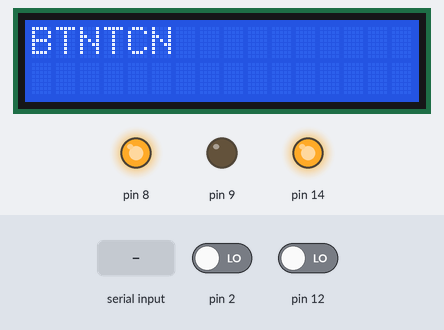
This sketch was run on a simulated Arduino Uno, built with avr-gcc and run on an emulated ATmega328P. Shown: 16×2 character LCD, output pins drawn as LEDs (lit = HIGH). The inputs (shaded band) are chosen by the test bench; at power-on: pin 2 LOW, pin 12 LOW.

Above: at 1.2 s.
1.3 s: pin 2 driven HIGH
At 3.0 s:
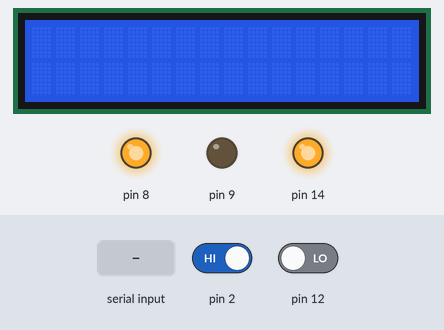
3.3 s: "F" received over Serial
At 3.47 s:
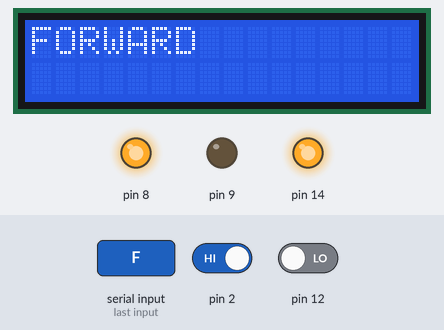
5.1 s: "B" received over Serial
At 5.24 s:
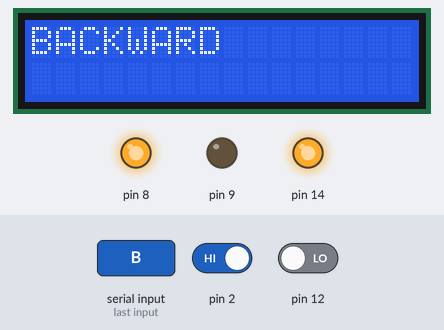
6.8 s: "L" received over Serial
At 7.0 s:
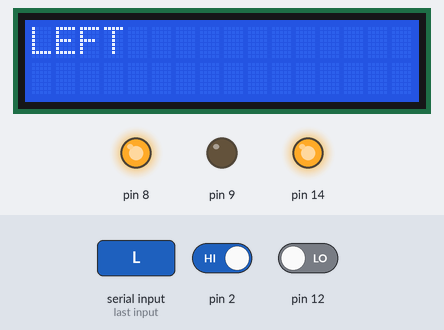
8.6 s: "R" received over Serial
At 8.77 s:
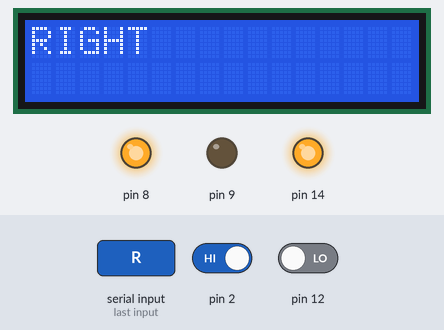
10.4 s: "S" received over Serial
At 10.54 s:
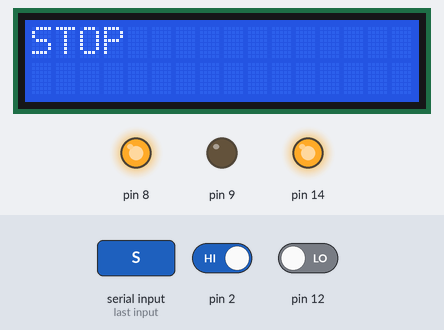
Timing chart, 0 to 13.1 s (numbered marks = the images above; inputs shaded):
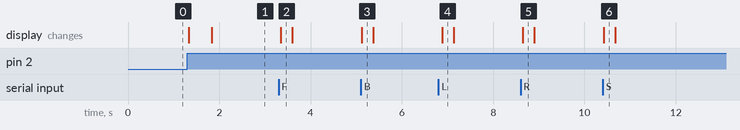

Measured:
- after the input at 1.3 s, the display: first changes at once (image 1 shows a later state)
- after the input at 3.3 s, the display: changes after 0.05 s (image 2)
- after the input at 5.1 s, the display: changes at once (image 3)
- after the input at 6.8 s, the display: changes after 0.08 s (image 4)
- after the input at 8.6 s, the display: changes after 0.05 s (image 5)
- after the input at 10.4 s, the display: changes at once (image 6)

The sketch:

gyroaccerx.ino
```cpp
// include the library code:
#include <LiquidCrystal.h>
#include<SoftwareSerial.h>
SoftwareSerial seriall (10, 11); //rx,tx

// initialize the library by associating any needed LCD interface pin
// with the arduino pin number it is connected to
const int rs = 53, en = 51, d4 = 49, d5 = 47, d6 = 45, d7 = 43;

LiquidCrystal lcd(rs, en, d4, d5, d6, d7);

int K, Kk = 1, b2;

//char str[2],i;

void setup() {

  // set up the LCD's number of columns and rows:
  lcd.begin(16, 2);

  pinMode(14, OUTPUT);
  digitalWrite(14, HIGH);

  pinMode(8, OUTPUT);
  analogWrite(8, 255);

  pinMode(9, OUTPUT);
  analogWrite(9, 0);

  pinMode(2, INPUT);

  pinMode(12, INPUT);

  //BLUETOOTH
  Serial.begin(9600);

  seriall.begin(9600);

}

void loop() {

  do {
    K = digitalRead(2);

    if (K == HIGH) {
      lcd.clear();
      lcd.setCursor(0, 0);

      if (Kk > 0) {
        lcd.print("BLCN");
        delayy();
        Kk = 0;
      }

      delayy();
      break;
    }

    else {
      lcd.clear();
      lcd.setCursor(0, 0);
      lcd.print("BTNTCN");
      delayy();
    }

  } while (K == LOW);

  while (Serial.available()) {
    b2 = digitalRead(12);
    if (b2 == HIGH)
      break;

    char k = Serial.read();

    switch (k)
    {
      case 'F':
        lcd.clear();
        lcd.setCursor(0, 0);
        lcd.print("FORWARD");
        delayy();
        break;

      case 'B':
        lcd.clear();
        lcd.setCursor(0, 0);
        lcd.print("BACKWARD");
        delayy();
        //lcd.clear();
        break;

      case 'L':
        lcd.clear();
        lcd.setCursor(0, 0);
        lcd.print("LEFT");
        delayy();
        //lcd.clear();
        break;

      case 'R':
        lcd.clear();
        lcd.setCursor(0, 0);
        lcd.print("RIGHT");
        delayy();
        //lcd.clear();
        break;

      case 'S':
        lcd.clear();
        lcd.setCursor(0, 0);
        lcd.print("STOP");
        delayy();
        //lcd.clear();
        break;

      default:
        break;
    }

  }

  if (b2 == HIGH) {

    while (seriall.available())
    {

      char b2d = seriall.read();
      //    str[i++]=b2d;
      switch (b2d)
      {

        case 'F':
          lcd.clear();
          lcd.setCursor(0, 0);
          lcd.print("MANUAL FORWARD");
          delayy();
          //lcd.clear();
          break;

        case 'B':
          lcd.clear();
          lcd.setCursor(0, 0);
          lcd.print("MANUAL BACKWARD");
          delayy();
          //lcd.clear();
          break;

        case 'L':
          lcd.clear();
          lcd.setCursor(0, 0);
          lcd.print("MANUAL LEFT");
          delayy();
          //lcd.clear();
          break;

        case 'R':
          lcd.clear();
          lcd.setCursor(0, 0);
          lcd.print("MANUAL RIGHT");
          delayy();
          //lcd.clear();
          break;

        case 'S':
          lcd.clear();
          lcd.setCursor(0, 0);
          lcd.print("MANUAL STOP");
          delayy();
          //lcd.clear();
          break;

      }

    }

  }

}

void delayy() {
  delay(250);
}
```
